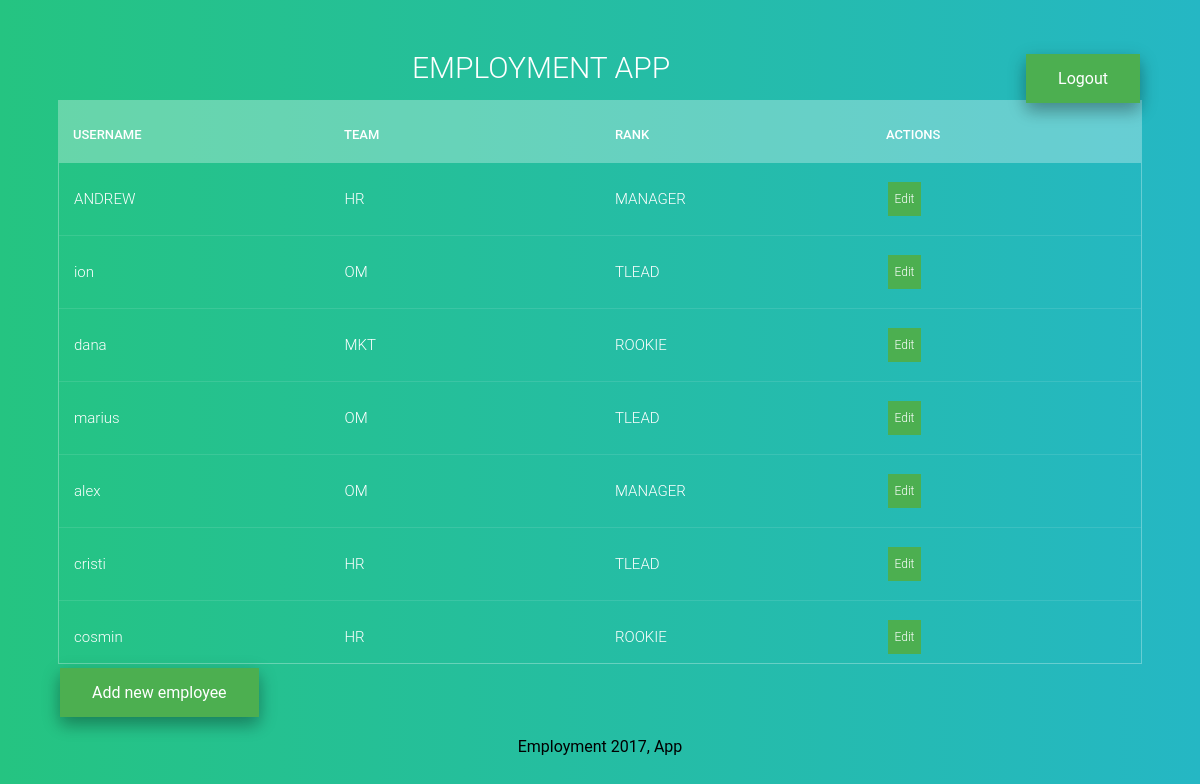
The app's page /admin.php with its own data.
### tables this page shows
CREATE TABLE IF NOT EXISTS `employment` (
  `id` int(11) unsigned NOT NULL AUTO_INCREMENT,
  `username` varchar(45) DEFAULT NULL,
  `team` varchar(45) DEFAULT NULL,
  `rank` enum('','MANAGER','TLEAD','ROOKIE') DEFAULT NULL,
  `id_manager` int(11) unsigned DEFAULT NULL,
  `hire_date` date DEFAULT NULL,
  `leave_date` date DEFAULT NULL,
  `hashed_password` varchar(60) DEFAULT NULL,
  PRIMARY KEY (`id`),
  UNIQUE KEY `u_nume_angajat` (`username`),
  KEY `fk_Angajati_Echipe_idx` (`team`)
);

### methods.php (called while the page is built, shortened)
<?php
function find_all() {
    $connection = Connect();
    $query  = "SELECT * ";
    $query .= "FROM employment ";
    $query .= "WHERE leave_date is NULL";
    $admin_set = mysqli_query($connection, $query);
    return $admin_set;
}

### admin.php (the view, shortened to what this page needs)
<?php
require_once("methods.php");
$admin_set = find_all();
$layout_context = "super_admin"; ?>
<?php include("layouts/header.php"); ?>
    <section>
        <div style="float:right ">
            <a href="logout.php" class="button button1">Logout</a>
        </div>
        <h1>Employment APP</h1>
        <div class="tbl-header">
            <table cellpadding="0" cellspacing="0" border="0">
                <thead>
                <tr>
                    <th>UserName</th>
                    <th>Team</th>
                    <th>Rank</th>
                    <th>Actions</th>
                </tr>
                </thead>
            </table>
        </div>
        <div class="tbl-content">
            <table cellpadding="0" cellspacing="0" border="0">
                <?php while($admin = mysqli_fetch_assoc($admin_set)) { ?>
                    <tr>
                        <td><?php echo htmlentities($admin["username"]); ?></td>
                        <td><?php echo htmlentities($admin["team"]); ?></td>
                        <td><?php echo htmlentities($admin["rank"]); ?></td>
                        <td><a href="edit_employee.php" class="button_sml button2">Edit </a>
                    </tr>
                <?php } ?>
            </table>
        </div>
        <div style="float: left">
            <a href="new_employee.php" class="button button1">Add new employee</a>
        </div>
    </section>
<?php include("layouts/footer.php"); ?>

### layouts/header.php (shortened to what this page needs)
<!DOCTYPE html PUBLIC "-//W3C//DTD HTML 4.01 Transitional//EN"
    "http://www.w3.org/TR/html4/loose.dtd">
<html lang="en">
    <head>
            <link href="stylesheets/public.css" media="all" rel="stylesheet" type="text/css" />
    </head>
    <body>

### layouts/footer.php (shortened to what this page needs)
<div id="footer" style="border-bottom-color: white">Employment <?php echo date("Y"); ?>, App</div>
    </body>
</html>

### stylesheets/public.css (style rules this page uses)
h1 { font-size: 30px; color: #fff; text-transform: uppercase; font-weight: 300; text-align: center; margin-bottom: 15px; }
table { width:100%; table-layout: fixed; }
.tbl-header { background-color: rgba(255,255,255,0.3); }
.tbl-content { height:500px; overflow-x:auto; margin-top: 0px; border: 1px solid rgba(255,255,255,0.3); }
th { padding: 20px 15px; text-align: left; font-weight: 500; font-size: 13px; color: #fff; text-transform: uppercase; }
td { padding: 15px; text-align: left; vertical-align:middle; font-weight: 300; font-size: 15px; color: #fff; border-bottom: solid 1px rgba(255,255,255,0.1); }
body { background: -webkit-linear-gradient(left, #25c481, #25b7c4); background: linear-gradient(to right, #25c481, #25b7c4); font-family: 'Roboto', sans-serif; }
section { margin: 50px; }
#footer { clear: both; height: 2em; margin: 0; padding: 1em; text-align: center; }
.button { background-color: #4CAF50; border: none; color: white; padding: 15px 32px; text-align: center; text-decoration: none; display: inline-block; font-size: 16px; margin: 4px 2px; cursor: pointer; -webkit-transition-duration: 0.4s; transition-duration: 0.4s; }
.button_sml { background-color: #4CAF50; border: none; color: white; padding: 10px 7px; text-align: center; text-decoration: none; display: inline-block; font-size: 12px; margin: 4px 2px; cursor: pointer; -webkit-transition-duration: 0.4s; transition-duration: 0.4s; }
.button1 { box-shadow: 0 8px 16px 0 rgba(0,0,0,0.2), 0 6px 20px 0 rgba(0,0,0,0.19); }

### records on screen
employment: username "ANDREW", team "HR", rank "MANAGER"
employment: username "ion", team "OM", rank "TLEAD"
employment: username "dana", team "MKT", rank "ROOKIE"
employment: username "marius", team "OM", rank "TLEAD"
employment: username "alex", team "OM", rank "MANAGER"
employment: username "cristi", team "HR", rank "TLEAD"
employment: username "cosmin", team "HR", rank "ROOKIE"
